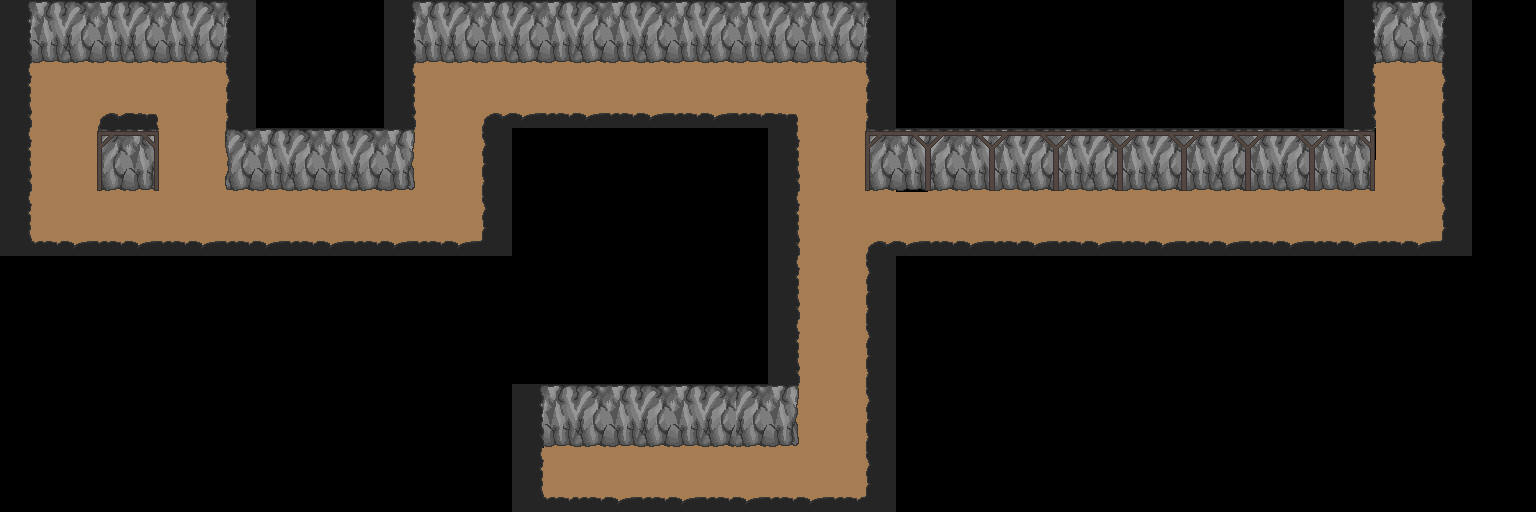

A level layout from a 2D game, rendered from its tile map. Below: a short description, then the map file with tile-grid data replaced by summaries:
An orthogonal 48x16 tile map with 32x32 px tiles, 3 tile layers (Tile Layer 1, Tile Layer 2, Tile Layer 3) and 22 objects (player, exit, 0, 1, 2, ...).

<map version="1.0" orientation="orthogonal" width="48" height="16" tilewidth="32" tileheight="32">
 <tileset firstgid="1" source="tileset.tsx" />
 <layer name="Tile Layer 1" width="48" height="16">
  <properties>
   <property name="background" value="true" />
  </properties>
  <data>[768 cells, 299 non-empty, 4 distinct tile ids]</data>
 </layer>
 <layer name="Tile Layer 2" width="48" height="16">
  <data>[768 cells, 218 non-empty, 22 distinct tile ids]</data>
 </layer>
 <layer name="Tile Layer 3" width="48" height="16">
  <data>[768 cells, 36 non-empty, 8 distinct tile ids]</data>
 </layer>
 <objectgroup name="Collision" width="48" height="16">
  <object x="0" y="0" width="32" height="256" />
  <object x="96" y="128" width="64" height="64" />
  <object x="32" y="0" width="192" height="64" />
  <object x="224" y="0" width="192" height="192" />
  <object x="480" y="128" width="320" height="320" />
  <object x="480" y="448" width="64" height="64" />
  <object x="864" y="256" width="640" height="256" />
  <object x="1440" y="0" width="64" height="256" />
  <object x="864" y="0" width="512" height="192" />
  <object x="1376" y="0" width="64" height="64" />
  <object x="416" y="0" width="448" height="64" />
  <object x="32" y="256" width="448" height="64" />
 </objectgroup>
 <objectgroup name="Spawn" width="48" height="16" visible="0">
  <object name="player" x="32" y="64" width="64" height="64" />
  <object name="exit" x="1376" y="64" width="64" height="64" />
 </objectgroup>
 <objectgroup name="Text" width="48" height="16">
  <object name="0" x="32" y="256" width="32" height="32" />
  <object name="1" x="32" y="-32" width="32" height="32" />
  <object name="2" x="448" y="256" width="32" height="32" />
  <object name="3" x="576" y="128" width="32" height="32" />
  <object name="5" x="928" y="256" width="32" height="32" />
  <object name="6" x="544" y="544" width="32" height="32" />
  <object name="4" x="1120" y="96" width="32" height="32" />
  <object name="7" x="1344" y="-32" width="32" height="32" />
 </objectgroup>
</map>